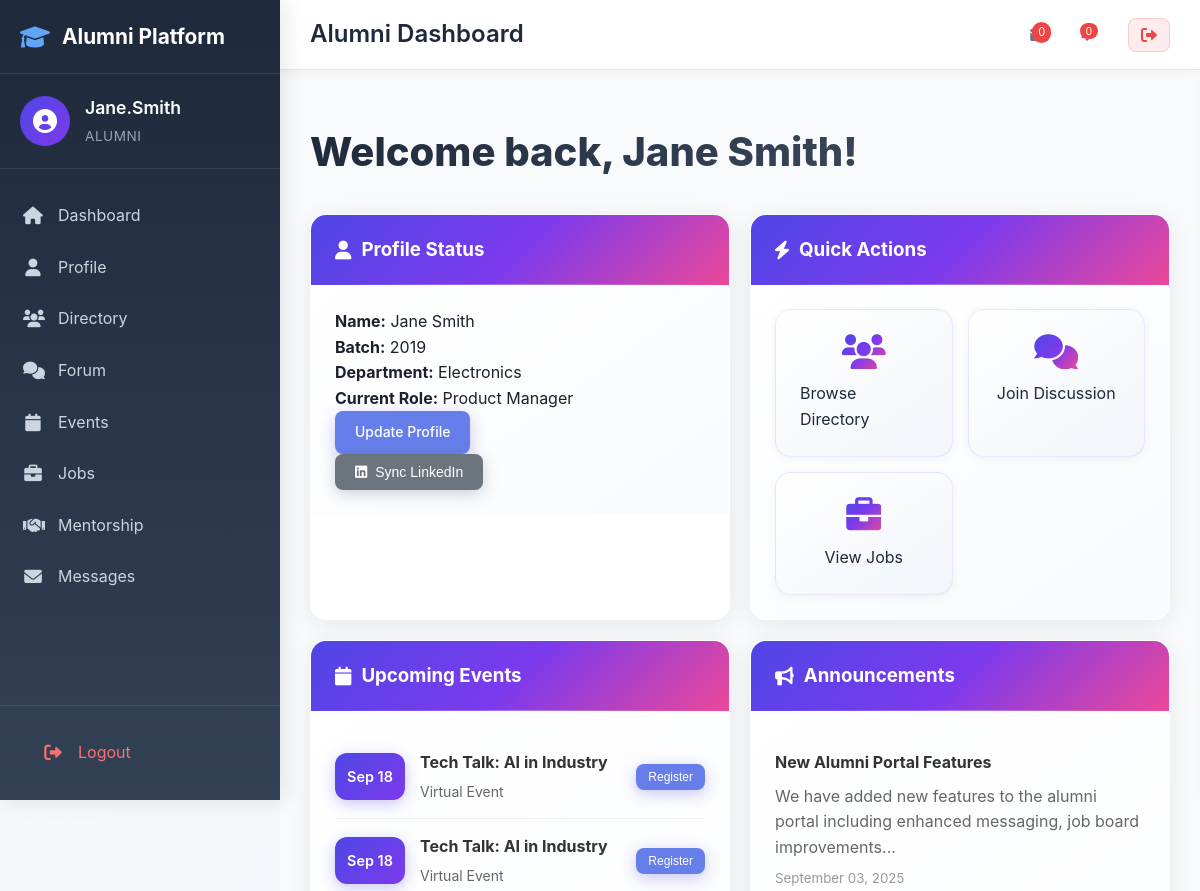
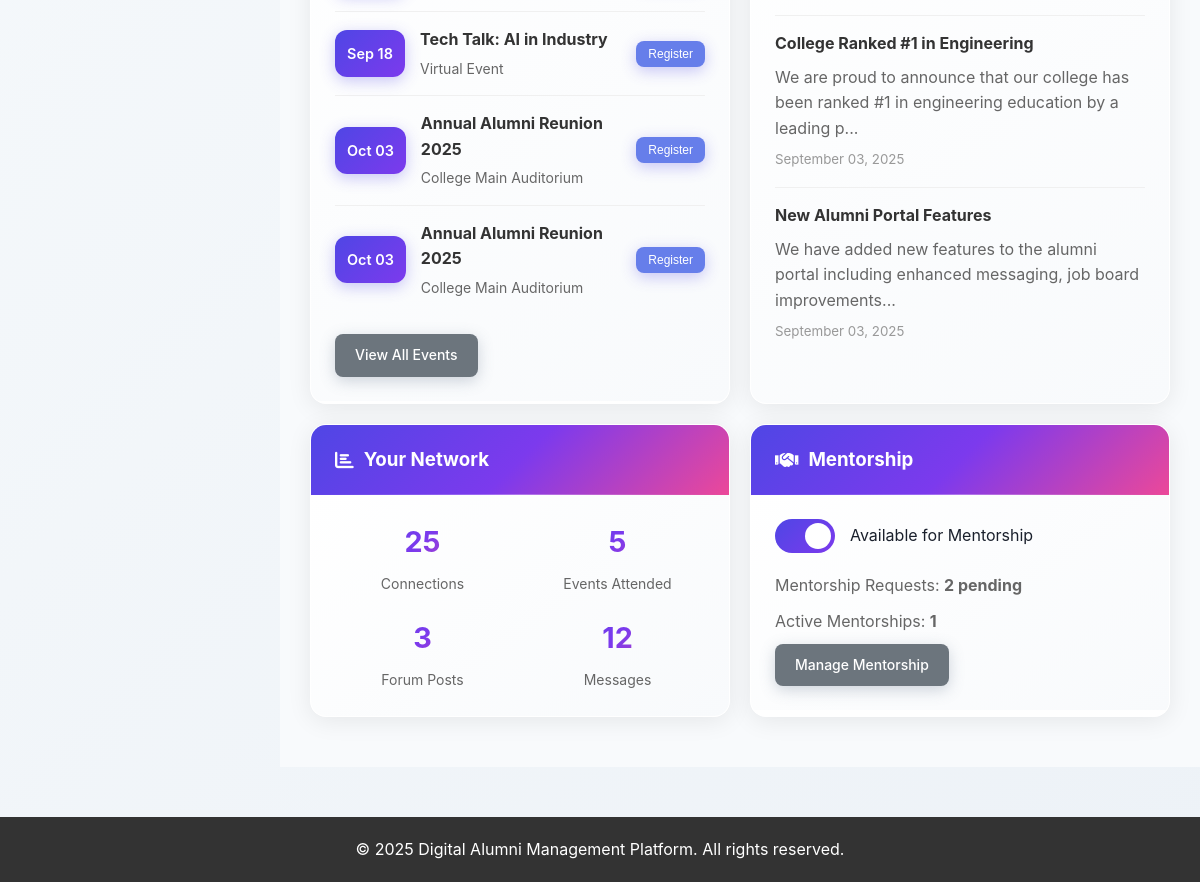
/alumni/dashboard (signed in), run on the app's committed database (2 pictures, top to bottom).
### tables this page shows
CREATE TABLE "alumni_profiles" (
            id INTEGER PRIMARY KEY AUTOINCREMENT,
            user_id INTEGER,
            name TEXT NOT NULL,
            batch_year INTEGER,
            department TEXT,
            current_job TEXT,
            company TEXT,
            location TEXT,
            achievements TEXT,
            profile_picture TEXT,
            cv_file TEXT,
            linkedin_url TEXT,
            privacy_level TEXT DEFAULT 'public' CHECK(privacy_level IN ('public', 'private')),
            available_for_mentorship INTEGER DEFAULT 0,
            created_at TIMESTAMP DEFAULT CURRENT_TIMESTAMP,
            FOREIGN KEY (user_id) REFERENCES users(id)
        );

CREATE TABLE events (
            id INTEGER PRIMARY KEY AUTOINCREMENT,
            title TEXT NOT NULL,
            description TEXT,
            event_date DATETIME,
            location TEXT,
            created_by INTEGER,
            created_at TIMESTAMP DEFAULT CURRENT_TIMESTAMP, capacity INTEGER, event_type TEXT DEFAULT 'general', require_approval INTEGER DEFAULT 0,
            FOREIGN KEY (created_by) REFERENCES users(id)
        );

CREATE TABLE announcements (
            id INTEGER PRIMARY KEY AUTOINCREMENT,
            title TEXT NOT NULL,
            content TEXT,
            created_by INTEGER,
            is_active INTEGER DEFAULT 1,
            created_at TIMESTAMP DEFAULT CURRENT_TIMESTAMP,
            FOREIGN KEY (created_by) REFERENCES users(id)
        );

### app.py (the view)
@app.route('/alumni/dashboard')
def alumni_dashboard():
    if 'user_id' not in session or session.get('role') != 'alumni':
        return redirect(url_for('login'))
    profile = db.execute_single("""
        SELECT * FROM alumni_profiles WHERE user_id = ?
    """, (session['user_id'],))
    if not profile:
        session['profile_incomplete'] = True
        return redirect(url_for('create_profile'))
    events = db.execute_query("""
        SELECT * FROM events WHERE event_date >= datetime('now') ORDER BY event_date LIMIT 5
    """)
    announcements = db.execute_query("""
        SELECT * FROM announcements WHERE is_active = TRUE ORDER BY created_at DESC LIMIT 3
    """)
    return render_template('alumni/dashboard.html',
                         profile=profile,
                         events=events,
                         announcements=announcements)

### templates/alumni/dashboard.html (shortened to what this page needs)
{% extends "base.html" %}
{% block page_title %}Alumni Dashboard{% endblock %}
{% block content %}
<div class="dashboard-container">
    <div class="dashboard-header">
        <h1>Welcome back, {{ profile.name if profile else session.email }}!</h1>
    </div>
    <div class="dashboard-grid">
        <div class="dashboard-card">
            <div class="card-header">
                <h3><i class="fas fa-user"></i> Profile Status</h3>
            </div>
            <div class="card-content">
                {% if profile %}
                    <div class="profile-summary">
                        <p><strong>Name:</strong> {{ profile.name }}</p>
                        <p><strong>Batch:</strong> {{ profile.batch_year }}</p>
                        <p><strong>Department:</strong> {{ profile.department }}</p>
                        <p><strong>Current Role:</strong> {{ profile.current_job or 'Not specified' }}</p>
                    </div>
                    <a href="{{ url_for('alumni_profile') }}" class="btn btn-primary">Update Profile</a>
                {% else %}
                    <p>Complete your profile to connect with other alumni.</p>
                    <a href="{{ url_for('alumni_profile') }}" class="btn btn-primary">Create Profile</a>
                {% endif %}
                <div class="linkedin-sync">
                    <button class="btn btn-secondary" onclick="syncLinkedIn()">
                        <i class="fab fa-linkedin"></i> Sync LinkedIn
                    </button>
                </div>
            </div>
        </div>
        <div class="dashboard-card">
            <div class="card-header">
                <h3><i class="fas fa-bolt"></i> Quick Actions</h3>
            </div>
            <div class="card-content">
                <div class="quick-actions">
                    <a href="{{ url_for('alumni_directory') }}" class="action-btn">
                        <i class="fas fa-users"></i>
                        <span>Browse Directory</span>
                    </a>
                    <a href="{{ url_for('forum') }}" class="action-btn">
                        <i class="fas fa-comments"></i>
                        <span>Join Discussion</span>
                    </a>
                    <a href="{{ url_for('job_board') }}" class="action-btn">
                        <i class="fas fa-briefcase"></i>
                        <span>View Jobs</span>
                    </a>
                </div>
            </div>
        </div>
        <div class="dashboard-card">
            <div class="card-header">
                <h3><i class="fas fa-calendar"></i> Upcoming Events</h3>
            </div>
            <div class="card-content">
                {% if events %}
                    <div class="events-list">
                        {% for event in events %}
                        <div class="event-item">
                            <div class="event-date">
                                {{ event.event_date.strftime('%b %d') }}
                            </div>
                            <div class="event-details">
                                <h4>{{ event.title }}</h4>
                                <p>{{ event.location }}</p>
                            </div>
                            <button class="btn btn-sm btn-primary">Register</button>
                        </div>
                        {% endfor %}
                    </div>
                {% else %}
                    <p>No upcoming events at the moment.</p>
                {% endif %}
                <a href="{{ url_for('events') }}" class="btn btn-secondary">View All Events</a>
            </div>
        </div>
        <div class="dashboard-card">
            <div class="card-header">
                <h3><i class="fas fa-bullhorn"></i> Announcements</h3>
            </div>
            <div class="card-content">
                {% if announcements %}
                    <div class="announcements-list">
                        {% for announcement in announcements %}
                        <div class="announcement-item">
                            <h4>{{ announcement.title }}</h4>
                            <p>{{ announcement.content[:100] }}...</p>
                            <small>{{ announcement.created_at.strftime('%B %d, %Y') }}</small>
                        </div>
                        {% endfor %}
                    </div>
                {% else %}
                    <p>No recent announcements.</p>
                {% endif %}
            </div>
        </div>
        <div class="dashboard-card">
            <div class="card-header">
                <h3><i class="fas fa-chart-bar"></i> Your Network</h3>
            </div>
            <div class="card-content">
                <div class="stats-grid">
                    <div class="stat-item">
                        <h4>25</h4>
                        <p>Connections</p>
                    </div>
                    <div class="stat-item">
                        <h4>5</h4>
                        <p>Events Attended</p>
                    </div>
                    <div class="stat-item">
                        <h4>3</h4>
                        <p>Forum Posts</p>
                    </div>
                    <div class="stat-item">
                        <h4>12</h4>
                        <p>Messages</p>
                    </div>
                </div>
            </div>
        </div>
        <div class="dashboard-card">
            <div class="card-header">
                <h3><i class="fas fa-handshake"></i> Mentorship</h3>
            </div>
            <div class="card-content">
                <div class="mentorship-toggle">
                    <label class="switch">
                        <span class="slider"></span>
                    </label>
                    <span>Available for Mentorship</span>
                </div>
                <div class="mentorship-stats">
                    <p>Mentorship Requests: <strong>2 pending</strong></p>
                    <p>Active Mentorships: <strong>1</strong></p>
                </div>
                <a href="{{ url_for('mentorship') }}" class="btn btn-secondary">Manage Mentorship</a>
            </div>
        </div>
    </div>
</div>
{% endblock %}

### data on the page
alumni_profiles: name "Jane Smith", batch_year "2019", department "Electronics", current_job "Product Manager"
events: event_date "Sep 18", title "Tech Talk: AI in Industry", location "Virtual Event"
events: event_date "Sep 18", title "Tech Talk: AI in Industry", location "Virtual Event"
events: event_date "Sep 18", title "Tech Talk: AI in Industry", location "Virtual Event"
events: event_date "Oct 03", title "Annual Alumni Reunion 2025", location "College Main Auditorium"
events: event_date "Oct 03", title "Annual Alumni Reunion 2025", location "College Main Auditorium"
announcements: title "New Alumni Portal Features", content "We have added new features to the alumni portal including enhanced messaging, job board improvements", created_at "September 03, 2025"
announcements: title "College Ranked #1 in Engineering", content "We are proud to announce that our college has been ranked #1 in engineering education by a leading p", created_at "September 03, 2025"
announcements: title "New Alumni Portal Features", content "We have added new features to the alumni portal including enhanced messaging, job board improvements", created_at "September 03, 2025"

### other printed values
{{ session.email.split('@')[0].title() }} "Jane.Smith"
{{ session.role.title() }} "ALUMNI"
